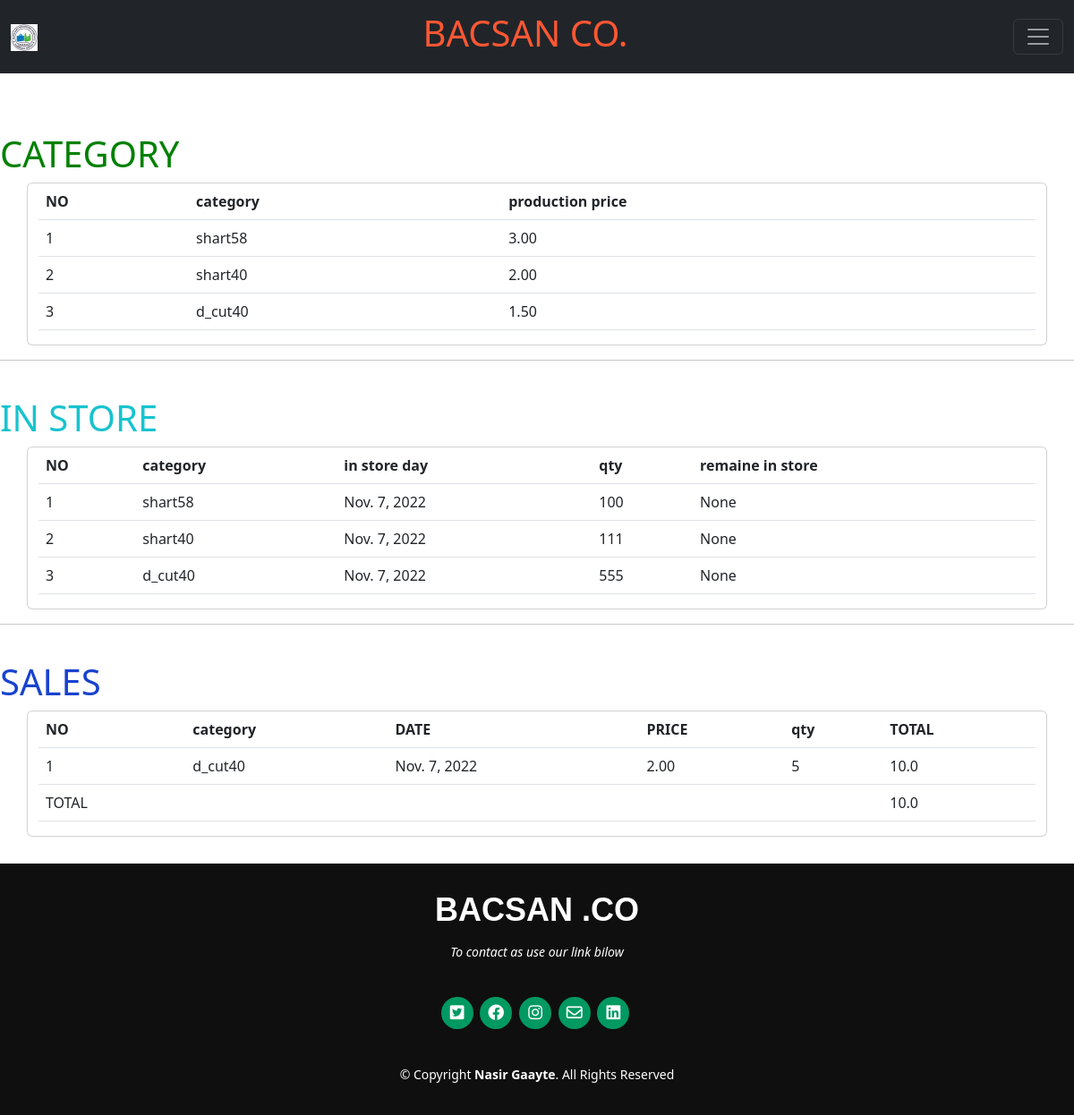
The page / on the database its author committed.
### core/models.py (models this page shows)
class CategoryModel(models.Model):
    name = models.CharField(max_length=255)
    price = models.DecimalField(max_digits=5, decimal_places=2)
    def __str__(self):
        return self. name

class StoreModel(models.Model):
    category = models.ForeignKey(CategoryModel, on_delete=models.CASCADE)
    in_day = models.DateField(auto_now_add=True)
    qty = models.IntegerField()
    re_q= models.IntegerField(null=True, blank=True)

class SaleModel(models.Model):
    category= models.ForeignKey(CategoryModel, on_delete=models.CASCADE)
    date = models.DateField(auto_now=True)
    qty = models.IntegerField()
    sale_price= models.DecimalField(max_digits=5, decimal_places=2)
    total = models.IntegerField(null=True, blank=True)
    def __str__(self):
        return f"Costumer your bill of {self.category} qty _{self.qty} price of one {self.sale_price} Total {self.total} "

### core/views.py (the view)
# urls.py: 2. Add a URL to urlpatterns:  path('', views.home, name='home')
def home(request):
    cat = CategoryModel.objects.all()
    st = StoreModel.objects.all()
    sales = SaleModel.objects.all()
    for x in st:
        for y in sales:
            if x.category == y.category:
                if x.re_q == 0:
                        total = int(x.qty-y.qty)
                        x.re_q = total
                        x.save()
                elif x.re_q:
                        total = int(x.re_q-y.qty)
                        print(total)
                        x.re_q = total
                        x.save()
                        print(total)
                else:
                    x.save()
                print(x.re_q)
                print(y)
    for s in sales:
        s.total = ''
        totalss = float(s.qty*s.sale_price)
        s.total=totalss
        s.save()
    all_sale = SaleModel.objects.all()
    total_sales= sum(float(co.total) for co in all_sale)
    return render(request,'core/home.html',{
        'cat':cat,
        'st':st,
        'sales':sales,
        'total_sales':total_sales,
        })

### core/templates/core/home.html (shortened to what this page needs)
<!DOCTYPE html>
{% load django_bootstrap5 %}
{% load static %}
<html lang="en">
<head>
    <link rel="stylesheet" href="https://cdnjs.cloudflare.com/ajax/libs/font-awesome/6.2.0/css/all.min.css">
    <link href="https://cdn.jsdelivr.net/npm/bootstrap@5.2.2/dist/css/bootstrap.min.css" rel="stylesheet">
    <link rel="stylesheet" href="{% static 'css/main.css' %}">
</head>
<body>
    <nav class="navbar navbar-dark bg-dark fixed-top">
        <div class="container-fluid">
          <a class="navbar-brand" href="">
            <img src="/static/images/bacsan-logo.jpg" width="30" height="30" alt="">
          </a>
          <a class="navbar-brand" style="color:#FF5733;" href="{% url 'home' %}"> <h1> BACSAN CO.</h1></a>
          <button class="navbar-toggler" type="button" data-bs-toggle="offcanvas" data-bs-target="#offcanvasDarkNavbar" aria-controls="offcanvasDarkNavbar">
            <span class="navbar-toggler-icon"></span>
          </button>
        </div>
      </nav>
       {% block content %}
       <div style="margin-top: 100px; margin-bottom: 30px;">
           <div class="container-inhome">
               <br>
               <br>
               <h1 style="color: green;">CATEGORY</h1>
               <div class="card container">
                <table class="table">
                  <thead>
                    <tr>
                      <th scope="col">NO</th>
                      <th scope="col">category</th>
                      <th scope="col">production price</th>
                    </tr>
                  </thead>
                  <tbody>
                    {% for x in cat %}
                    <tr>
                        <td scope="row">{{forloop.counter}}</td>
                        <td scope="row">{{x.name}}</td>
                        <td scope="row">{{x.price}}</td>
                      </tr>
                      {% endfor %}
                  </tbody>
                </table>
              </div>
              <hr>
              <br>
              <h1 style="color: rgb(24, 195, 207);">IN STORE</h1>
              <div class="card container">
                <table class="table">
                  <thead>
                    <tr>
                      <th scope="col">NO</th>
                      <th scope="col">category</th>
                      <th scope="col">in store day</th>
                      <th scope="col">qty</th>
                      <th scope="col">remaine in store</th>
                    </tr>
                  </thead>
                  <tbody>
                    {% for s in st %}
                    <tr>
                        <td scope="row">{{forloop.counter}}</td>
                        <td scope="row">{{s.category}}</td>
                        <td scope="row">{{s.in_day}}</td>
                        <td scope="row">{{s.qty}}</td>
                        <td scope="row">{{s.re_q}}</td>
                      </tr>
                      {% endfor %}
                  </tbody>
                </table>
              </div>
              <hr>
              <br>
              <h1 style="color: rgb(24, 67, 207);">SALES</h1>
              <div class="card container">
                <table class="table">
                  <thead>
                    <tr>
                      <th scope="col">NO</th>
                      <th scope="col">category</th>
                      <th scope="col">DATE</th>
                      <th scope="col">PRICE</th>
                      <th scope="col">qty</th>
                      <th scope="col">TOTAL</th>
                    </tr>
                  </thead>
                  <tbody>
                    {% for s in sales %}
                    <tr>
                        <td scope="row">{{forloop.counter}}</td>
                        <td scope="row">{{s.category}}</td>
                        <td scope="row">{{s.date}}</td>
                        <td scope="row">{{s.sale_price}}</td>
                        <td scope="row">{{s.qty}}</td>
                        <td scope="row">{{s.total}}</td>
                      </tr>
                      {% endfor %}
                  </tbody>
                  <tfoot>
                    <tr>
                      <td scope="row">TOTAL</td>
                      <td scope="row" ></td>
                      <td scope="row" ></td>
                      <td scope="row" ></td>
                      <td scope="row" ></td>
                      <td scope="row" >{{total_sales}}</td>
                    </tr>
                  </tfoot>
                </table>
              </div>
            </div>
        </div>
       {% endblock content %}
      <footer id="footer">
        <div class="container">
          <h3>BACSAN .CO</h3>
          <p>To contact as use our link bilow</p>
          <div class="social-links">
            <a href="#" class="twitter"><i class="fa-brands fa-square-twitter"></i></a>
            <a href="#" class="facebook"><i class="fa-brands fa-facebook"></i></a>
            <a href="#" class="instagram"><i class="fa-brands fa-instagram"></i></a>
            <a href="#" class="google-plus"><i class="fa-regular fa-envelope"></i></a>
            <a href="#" class="linkedin"><i class="fa-brands fa-linkedin"></i></a>
          </div>
          <div class="copyright">
            &copy; Copyright <strong><span>Nasir Gaayte</span></strong>. All Rights Reserved
          </div>
        </div>
      </footer>
</body>
</html>

### static/css/main.css (style rules this page uses)
#footer { background: #0f0f0f; color: #fff; font-size: 14px; text-align: center; padding: 30px 0; }
#footer h3 { font-size: 36px; font-weight: 700; color: #fff; position: relative; font-family: "Poppins", sans-serif; padding: 0; margin: 0 0 15px 0; }
#footer p { font-size: 15; font-style: italic; padding: 0; margin: 0 0 40px 0; }
#footer .social-links { margin: 0 0 40px 0; }
#footer .social-links a { font-size: 18px; display: inline-block; background: #009961; color: #fff; line-height: 1; padding: 8px 0; margin-right: 4px; border-radius: 50%; text-align: center; width: 36px; height: 36px; transition: 0.3s; }
#footer .copyright { margin: 0 0 5px 0; }

### rows shown on the page
CategoryModel: name "shart58", price "3.00"
CategoryModel: name "shart40", price "2.00"
CategoryModel: name "d_cut40", price "1.50"
StoreModel: category "shart58", in_day "Nov. 7, 2022", qty "100", re_q "None"
StoreModel: category "shart40", in_day "Nov. 7, 2022", qty "111", re_q "None"
StoreModel: category "d_cut40", in_day "Nov. 7, 2022", qty "555", re_q "None"
SaleModel: category "d_cut40", date "Nov. 7, 2022", sale_price "2.00", qty "5", total "10.0"

### other values the page prints
{{ total_sales }} "10.0"
